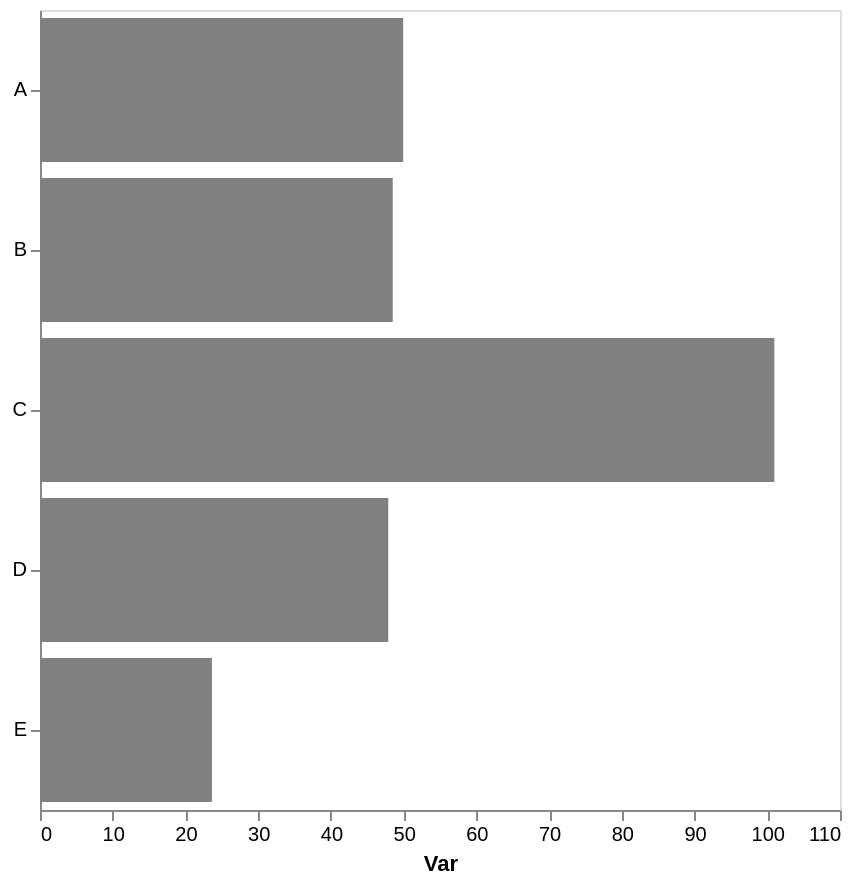

Specify this chart in Vega-Lite:
### Vega-Lite specification from a JSON file in a GitHub repository (floating-point values rounded to 4 significant figures)
{"config": {"view": {"continuousWidth": 300, "continuousHeight": 300}, "axis": {"grid": false}, "bar": {"color": "gray"}}, "data": {"name": "data-b8a67fe44069d0e80418db4587904d86"}, "mark": {"type": "bar"}, "encoding": {"x": {"aggregate": "mean", "axis": {"title": "Var"}, "field": "var1", "type": "quantitative"}, "y": {"axis": {"title": null}, "field": "cat", "type": "nominal"}}, "height": 400, "width": 400, "$schema": "https://vega.github.io/schema/vega-lite/v5.17.0.json", "datasets": {"data-b8a67fe44069d0e80418db4587904d86": [{"cat": "C", "var1": 81.61, "var2": 49.36}, {"cat": "B", "var1": 53.71, "var2": 46.76}, {"cat": "E", "var1": 24.42, "var2": 51.27}, {"cat": "D", "var1": 58.68, "var2": 54.44}, {"cat": "A", "var1": 54.63, "var2": 61.23}, {"cat": "E", "var1": 22.95, "var2": 38.53}, {"cat": "E", "var1": 23.55, "var2": 56.41}, {"cat": "D", "var1": 34.89, "var2": 44.2}, {"cat": "D", "var1": 50.09, "var2": 41.42}, {"cat": "A", "var1": 45.24, "var2": 44.33}, {"cat": "B", "var1": 43.3, "var2": 60.58}, {"cat": "C", "var1": 120.3, "var2": 48.91}]}}
